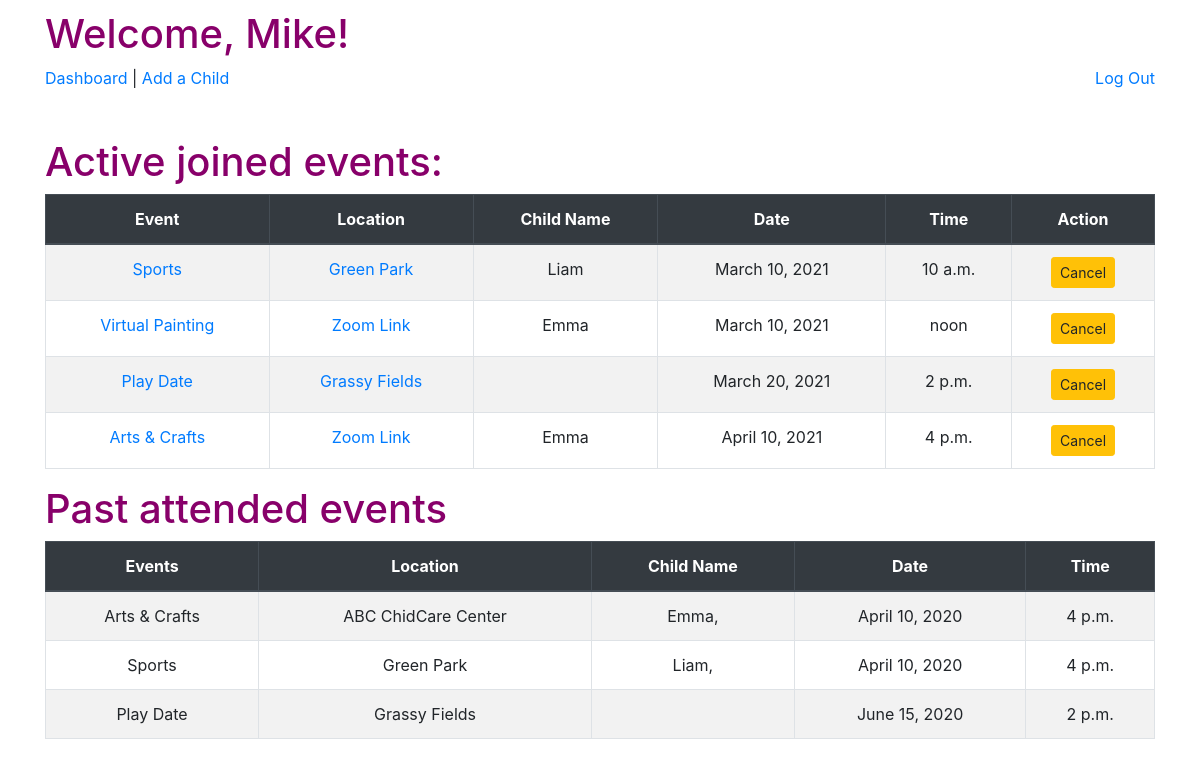
/ABC/myEvents (signed in), run on an earlier commit of the app's database.
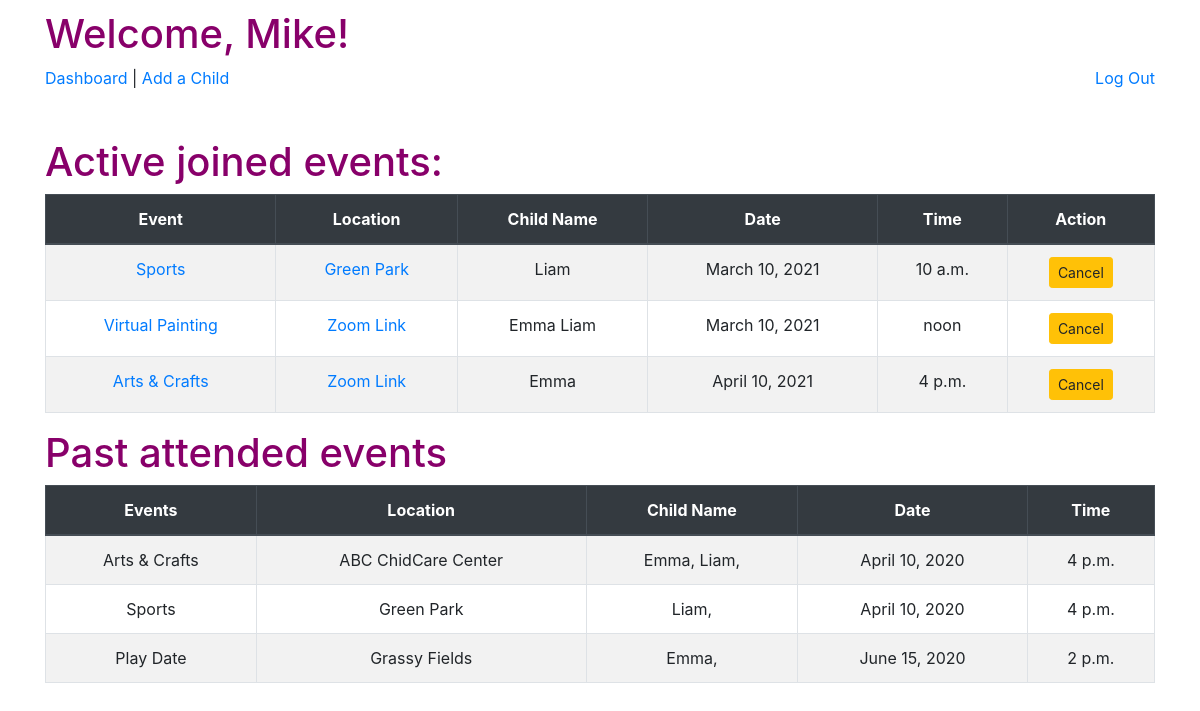
And on a later commit of the database.
### group_app/models.py (models this page shows, shortened)
class Event(models.Model):
    event_name = models.CharField(max_length=250)
    location = models.CharField(max_length=250)
    event_date = models.DateField()
    event_time = models.TimeField()
    max_capacity = models.IntegerField()
    current_enrolled = models.IntegerField(default=0)
    action_class_full = models.BooleanField(default=False)
    street_address = models.CharField(max_length=255)
    city = models.CharField(max_length=60)
    state = models.CharField(max_length=2)
    zip_code = models.CharField(max_length=5)
    child_event = models.ManyToManyField(Child, related_name='enrolled_child')
    user_event = models.ManyToManyField(User, related_name='enrolled_user')

class Child(models.Model):
    first_name = models.CharField(max_length=50)
    last_name = models.CharField(max_length=50)
    birth_date = models.DateTimeField()
    gender = models.CharField(max_length=10)
    age = models.IntegerField()
    program = models.CharField(max_length=20)
    created_at = models.DateTimeField(auto_now_add=True)
    updated_at = models.DateTimeField(auto_now=True)
    parent_child = models.ForeignKey(
        User, related_name="enrolled_parent", on_delete=models.CASCADE)
    objects = ChildManager()

### group_app/views.py (the view)
# urls.py: path('myEvents', views.myEvents),
def myEvents(request):
    if 'user_id' not in request.session:
        return redirect('/ABC')
    user = User.objects.get(id=request.session['user_id'])
    past_events=Event.objects.filter(event_date__lte = datetime.today())
    future_events=Event.objects.filter(event_date__gte = datetime.today())
    child=Child.objects.filter(parent_child=user)
    context = {
        'user': user,
        'past_events': past_events,
        'future_events':future_events,
        'child': child,
    }
    return render(request, 'myEvents.html', context)

### group_app/templates/myEvents.html (shortened to what this page needs)
<!DOCTYPE html>
<html lang="en">
<head>
    <link href="https://stackpath.bootstrapcdn.com/bootstrap/4.5.0/css/bootstrap.min.css" rel="stylesheet"
>
    <link rel="stylesheet" href="https://stackpath.bootstrapcdn.com/bootstrap/4.3.1/css/bootstrap.min.css">
    {% load static %}
    <link rel="stylesheet" href="{% static 'css/style.css' %}">
</head>
<body>
    <div class="container">
        <h1>Welcome, {{ user.first_name }}!</h1>
        <a href="/ABC/dashboard">Dashboard</a> | <a href="/ABC/childForm">Add a Child</a>
        <a class="float-right" href="/ABC/logout">Log Out</a>
        <br><br>
        <br>
        <h1> Active joined events: </h1>
            <table class="table table-striped table-bordered table-hover">
                <thead class="thead-dark">
              <tr>
                <th scope="col">Event</th>
                <th scope="col">Location </th>
                <th scope="col">Child Name</th>
                <th scope="col">Date</th>
                <th scope="col">Time</th>
                <th scope="col">Action</th>
              </tr>
            </thead>
            <tbody>
              {% for event in future_events %}
              <tr>
                <td><a href="/ABC/{{event.id}}/confirmJoin">{{event.event_name}}</a></td>
                            <td><a href="/ABC/{{event.id}}/confirmJoin">{{event.location}}</a></td>
                <td>{% for kid in child %}
                      {% if kid in event.child_event.all %}
                      {{ kid.first_name }}
                      {% endif %}
                    {% endfor %} </td>
                <td>{{ event.event_date }}</td>
                <td>{{ event.event_time }}</td>
                <td>
                  <form action="{% url 'remove_event_myEvents' %}" method="post">
                  <button class="btn btn-sm btn-warning" type="submit">Cancel</button>
                  </form>
                </td>
              </tr>
              {% endfor %}
            </tbody>
          </table>
            <h1> Past attended events </h1>
            <table class="table table-striped table-bordered table-hover">
                <thead class="thead-dark">
              <tr>
                <th scope="col">Events</th>
                <th scope="col">Location </th>
                <th scope="col">Child Name</th>
                <th scope="col">Date</th>
                <th scope="col">Time</th>
              </tr>
            </thead>
            <tbody>
              {% for event in past_events %}
              <tr>
                <td>{{event.event_name}}</td>
                <td>{{event.location}}</td>
                <td>{% for kid in child %}
                      {% if kid in event.child_event.all %}
                      {{ kid.first_name}},
                      {% endif %}
                    {% endfor %} </td>
                <td>{{ event.event_date }}</td>
                <td>{{ event.event_time }}</td>
              </tr>
              {% endfor %}
            </tbody>
          </table>
    </div>
</body>
</html>

What changed in the data, as far as the page shows it:
removed Event: event_name "Play Date", location "Grassy Fields", event_date "March 20, 2021", event_time "2 p.m.", shown under "Active joined events:"
changed Event "Virtual Painting": gains Child (first_name "Liam")
changed Event "ABC ChidCare Center": gains Child (first_name "Liam")
changed Event "Play Date": gains Child (first_name "Emma")
